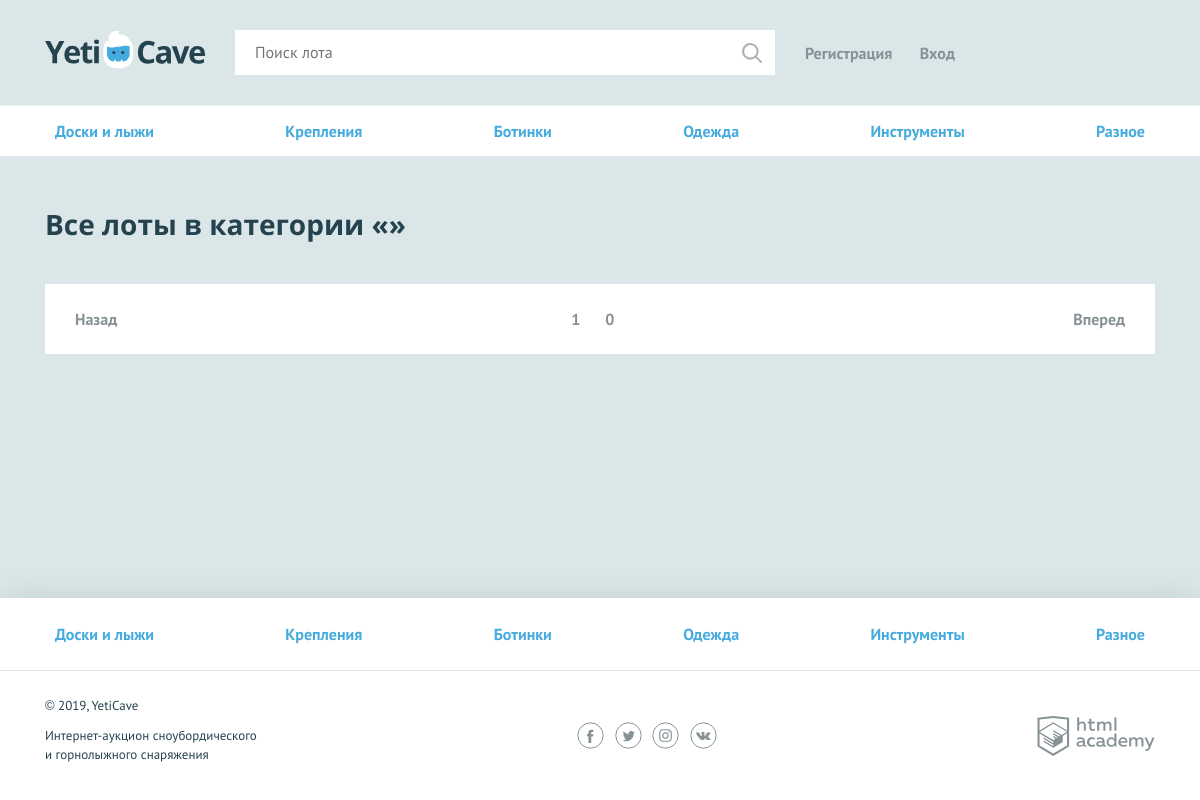
Screenshot of /all-lots.php with the database file from the repository.
### tables this page shows
CREATE TABLE categories
(
    id             INT(12) UNSIGNED NOT NULL AUTO_INCREMENT PRIMARY KEY,
    category_title CHAR(64)         NOT NULL UNIQUE,
    symbolic_code  CHAR(64)         NOT NULL UNIQUE
);

### helpers.php (called while the page is built, shortened)
<?php
function include_template($name, array $data = []) {
    $name = 'templates/' . $name;
    extract($data);
    require $name;
    $result = ob_get_clean();
    return $result;
}

### templates/_all-lots.php (the view, shortened to what this page needs)
<nav class="nav">
    <ul class="nav__list container">
        <?php foreach ($categories as $item): ?>
            <li class="nav__item">
                <a href="?<?= $item['symbolic_code'] ?>"><?= htmlspecialchars($item['category_title'],
                        ENT_QUOTES | ENT_HTML5) ?></a>
            </li>
        <?php endforeach; ?>
    </ul>
</nav>
<div class="container">
    <section class="lots">
        <h2>Все лоты в категории <span>«<?= htmlspecialchars($current_category['category_title'] ?? '',
                    ENT_QUOTES | ENT_HTML5) ?>»</span></h2>
    </section>
    <?php if (count($pages) > 1): ?>
        <ul class="pagination-list">
            <li class="pagination-item pagination-item-prev">
                <a href="all-lots.php?<?= $current_page_category ?>&page=<?= ($cur_page > 1) ? $cur_page - 1 : 1 ?>">Назад</a>
            </li>
            <?php foreach ($pages
            as $page): ?>
            <li class="pagination-item <?= ((string)$page === $cur_page) ? 'pagination-item-active' : '' ?>">
                <a href="all-lots.php?<?= $current_page_category ?>&page=<?= $page ?>"><?= $page ?></a>
                <?php endforeach; ?>
            <li class="pagination-item pagination-item-next">
                <a href="all-lots.php?<?= $current_page_category ?>&page=<?= ($cur_page < count($pages)) ? $cur_page + 1 : $cur_page ?>">Вперед</a>
            </li>
        </ul>
    <?php endif; ?>
</div>

### templates/layout.php (shortened to what this page needs)
<?php
require_once 'data/data.php';
?>
<!DOCTYPE html>
<html lang="ru">
<head>
    <link href="../css/normalize.min.css" rel="stylesheet">
    <link href="../css/style.css" rel="stylesheet">
    <link href="../css/flatpickr.min.css" rel="stylesheet">
</head>
<body>
<div class="page-wrapper">
    <header class="main-header">
        <div class="main-header__container container">
            <?php $href = empty($_SERVER['REQUEST_URI'] === '/' || $_SERVER['REQUEST_URI'] === '/index.php') ? 'href="/"' : '' ?>
            <a class="main-header__logo" <?= $href ?>>
                <img src="../img/logo.svg" width="160" height="39" alt="Логотип компании YetiCave">
            </a>
            <form class="main-header__search" method="get" action="../search.php" autocomplete="off">
                <input type="search" name="search" placeholder="Поиск лота">
                <input class="main-header__search-btn" type="submit" value="Найти">
            </form>
            <nav class="user-menu">
                <?php if (isset($_SESSION['user'])): ?>
                    <div class="user-menu__logged">
                        <p><?= strip_tags($_SESSION['user']['user_name']) ?></p>
                        <a class="user-menu__bets" href="../my-bets.php">Мои ставки</a>
                        <a class="user-menu__logout" href="logout.php">Выход</a>
                    </div>
                <?php else: ?>
                    <ul class="user-menu__list">
                        <li class="user-menu__item">
                            <a href="../register.php">Регистрация</a>
                        </li>
                        <li class="user-menu__item">
                            <a href="login.php">Вход</a>
                        </li>
                    </ul>
                <?php endif; ?>
            </nav>
        </div>
    </header>
    <?php $classname = !empty($_SERVER['REQUEST_URI'] === '/' || $_SERVER['REQUEST_URI'] === '/index.php') ? 'class="container"' : '' ?>
    <main <?= $classname ?>>
        <?= $content ?>
    </main>
</div>
<footer class="main-footer">
    <nav class="nav">
        <ul class="nav__list container">
            <?php foreach ($categories as $item): ?>
                <li class="nav__item">
                    <a href="all-lots.php?<?= $item['symbolic_code'] ?>"><?= htmlspecialchars($item['category_title'],
                            ENT_QUOTES | ENT_HTML5) ?></a>
                </li>
            <?php endforeach; ?>
        </ul>
    </nav>
    <div class="main-footer__bottom container">
        <div class="main-footer__copyright">
            <p>© 2019, YetiCave</p>
            <p>Интернет-аукцион сноубордического и горнолыжного снаряжения</p>
        </div>
        <div class="main-footer__social social">
            <a class="social__link social__link--facebook" href="#">
            </a>
            <a class="social__link social__link--twitter" href="#">
            </a>
            <a class="social__link social__link--instagram" href="#">
            </a>
            <a class="social__link social__link--vkontakte" href="#">
            </a>
        </div>
        <div class="main-footer__developed-by">
            <a class="logo-academy" href="https://htmlacademy.ru/intensive/php">
            </a>
        </div>
    </div>
</footer>
</body>
</html>

### css/style.css (style rules this page uses)
html, body { height: 100%; }
.page-wrapper { display: flex; flex-direction: column; min-height: 100%; margin-bottom: -202px; }
.page-wrapper::after { content: ""; display: block; }
.page-wrapper::after { height: 85px; }
main { margin-bottom: 202px; }
body { min-width: 1140px; background-color: #dbe6e9; font-family: "PT Sans", sans-serif; font-weight: 400; font-size: 16px; line-height: 26px; color: #25434e; }
a { text-decoration: none; }
h2 { margin: 0; font-family: "Open Sans", sans-serif; font-size: 28px; line-height: 35px; font-weight: 700; }
.container { width: 1110px; margin: 0 auto; padding: 0 15px; }
.main-header { padding: 30px 0 29px; border-bottom: 1px solid rgba(255, 255, 255, 0.5); }
.main-header__container { display: -webkit-flex; display: -ms-flexbox; display: flex; -webkit-justify-content: flex-start; -ms-flex-pack: start; justify-content: flex-start; }
.main-header__logo { display: block; margin-right: 30px; }
.main-header__search { position: relative; width: 540px; margin-right: 30px; }
.main-header__search input[type="search"] { width: 100%; padding: 8px 19px 9px 19px; border: 1px solid #ffffff; }
.main-header__search-btn { content: ""; position: absolute; top: 3px; right: 3px; width: 20px; height: 20px; padding: 20px; background: url("../img/search.svg") center no-repeat; opacity: 0.3; border: 0; font-size: 0; }
.user-menu__list { display: -webkit-flex; display: -ms-flexbox; display: flex; -webkit-justify-content: space-between; -ms-flex-pack: justify; justify-content: space-between; -webkit-flex-wrap: wrap; -ms-flex-wrap: wrap; flex-wrap: wrap; width: 150px; margin: 0; margin-top: 10px; padding: 0; list-style: none; }
.user-menu__item a { color: #879296; font-weight: 700; }
.user-menu { display: -webkit-flex; display: -ms-flexbox; display: flex; }
.main-footer { background-color: #ffffff; box-shadow: 0 0 30px 0 rgba(0, 0, 0, 0.1); }
.main-footer__bottom { display: -webkit-flex; display: -ms-flexbox; display: flex; -webkit-justify-content: space-between; -ms-flex-pack: justify; justify-content: space-between; -webkit-align-items: center; -ms-flex-align: center; align-items: center; padding: 25px 0; }
.main-footer__copyright { max-width: 212px; }
.main-footer__copyright p { margin: 0; margin-bottom: 11px; font-size: 13px; line-height: 19px; }
.main-footer__social { width: 140px; }
.social { display: -webkit-flex; display: -ms-flexbox; display: flex; -webkit-justify-content: space-between; -ms-flex-pack: justify; justify-content: space-between; -webkit-flex-wrap: wrap; -ms-flex-wrap: wrap; flex-wrap: wrap; }
.social__link { width: 27px; height: 27px; }
.logo-academy { display: block; width: 118px; height: 40px; }
.nav { background-color: #ffffff; border-bottom: 1px solid #e1e6e7; }
.nav__list { display: -webkit-flex; display: -ms-flexbox; display: flex; -webkit-justify-content: space-between; -ms-flex-pack: justify; justify-content: space-between; -webkit-flex-wrap: wrap; -ms-flex-wrap: wrap; flex-wrap: wrap; list-style: none; }
.nav__item a { position: relative; display: block; padding: 12px 10px; font-weight: 700; color: #45abde; }
.nav__item a::before { content: ""; display: none; position: absolute; bottom: 0; width: calc(100% - 20px); height: 3px; background-color: #e2e5e6; }
.main-footer .nav__item a { padding: 23px 10px; }
.lots { padding-top: 50px; }
.lots h2 { padding-bottom: 42px; }
.pagination-list { display: -webkit-flex; display: -ms-flexbox; display: flex; margin: 0; padding: 22px 20px; list-style: none; text-align: center; font-size: 16px; font-weight: 700; background-color: #ffffff; }
.pagination-item { margin-right: 5px; }
.pagination-item a { color: #879296; padding: 5px 10px; }
.pagination-item-prev { margin-right: auto; }
.pagination-item-next { margin-left: auto; margin-right: 0; }

### rows the page displays
categories: category_title "Доски и лыжи"
categories: category_title "Крепления"
categories: category_title "Ботинки"
categories: category_title "Одежда"
categories: category_title "Инструменты"
categories: category_title "Разное"

### other values shown
$page "1"
$page "0"
